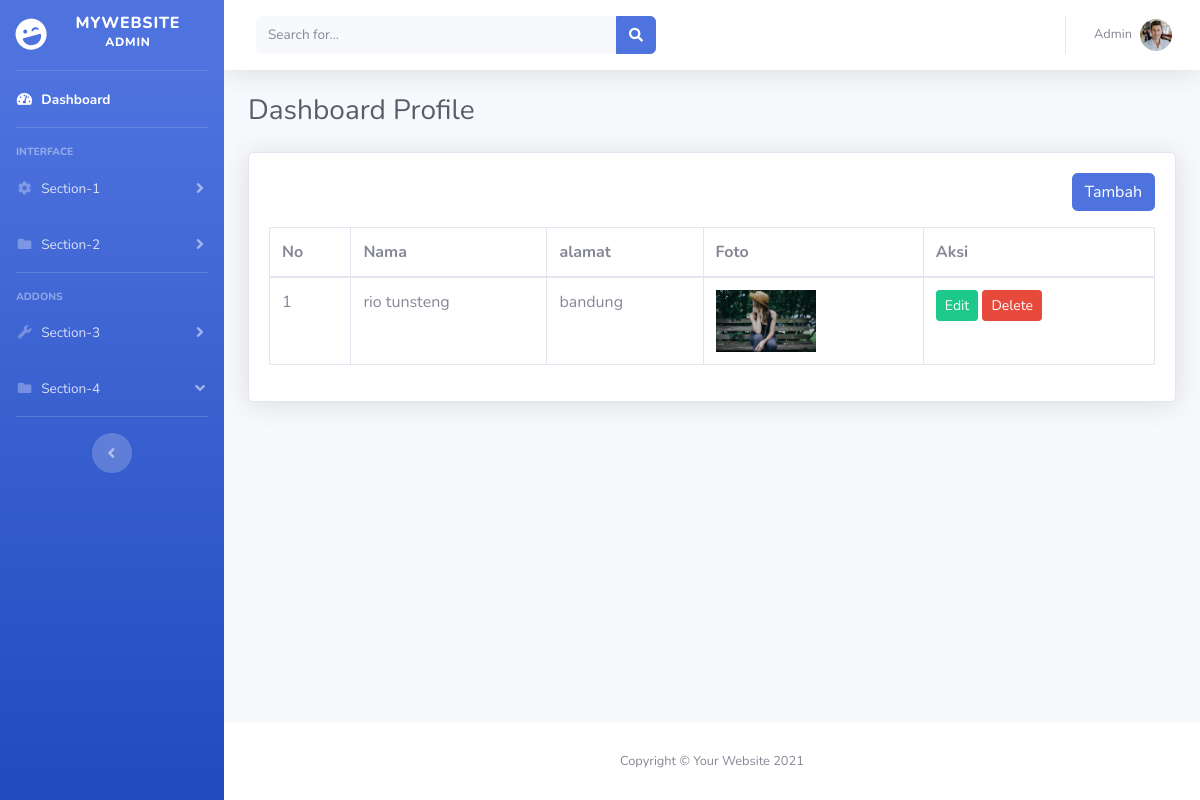
The app's page /admin/profile.php, older data.
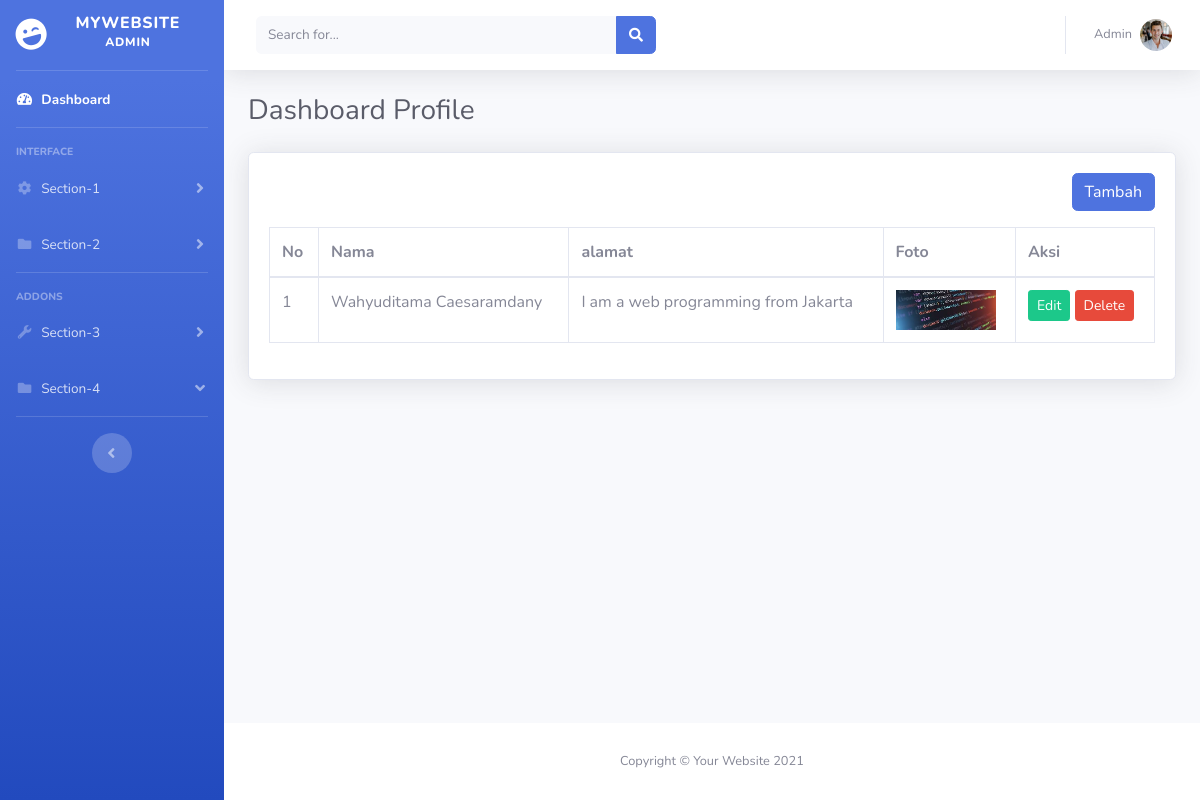
The same page, newer data.
### tables this page shows
CREATE TABLE `user` (
  `id` int(50) NOT NULL,
  `nama` varchar(50) NOT NULL,
  `alamat` varchar(50) NOT NULL,
  `foto` varchar(50) NOT NULL,
  `update_at` timestamp NOT NULL DEFAULT current_timestamp() ON UPDATE current_timestamp(),
  `create_at` timestamp NOT NULL DEFAULT current_timestamp()
);

### admin/profile.php (the view, shortened to what this page needs)
<?php
include 'database/db.php';
$query = mysqli_query($conn, "SELECT * FROM user");
?>
<!DOCTYPE html>
<html lang="en">
<head>
    <?php include 'layout/css.php' ?>
</head>
<body id="page-top">
    <div id="wrapper">
        <?php include 'layout/sidebar.php' ?>
        <div id="content-wrapper" class="d-flex flex-column">
            <div id="content">
                <?php include 'layout/navbar.php' ?>
                <div class="container-fluid">
                    <div class="d-sm-flex align-items-center justify-content-between mb-4">
                        <h1 class="h3 mb-0 text-gray-800">Dashboard Profile</h1>
                    </div>
                    <div class="card  shadow mb-4">
                        <div class="card-body">
                            <div align="right" class="mb-3">
                                <a href="tambah-profile.php" class="btn btn-primary">Tambah</a>
                            </div>
                            <div class="table-responsive">
                                <table class="table table-bordered" width="100%">
                                    <thead>
                                        <tr>
                                            <th>No</th>
                                            <th>Nama</th>
                                            <th>alamat</th>
                                            <th>Foto</th>
                                            <th>Aksi</th>
                                        </tr>
                                    </thead>
                                    <tbody>
                                        <?php $no = 1;
                                        while ($row = mysqli_fetch_assoc($query)) { ?>
                                            <tr>
                                                <td><?php echo $no++ ?></td>
                                                <td><?php echo $row['nama'] ?></td>
                                                <td><?php echo $row['alamat'] ?></td>
                                                <td>
                                                    <img width="100" src="upload/<?php echo $row['foto'] ?>" alt="">
                                                </td>
                                                <td>
                                                    <a href="tambah-profile.php?edit=<?php echo $row['id'] ?>" class="btn btn-success btn-sm">
                                                        <span class="tf-icon bx bx-pencil bx-18px ">Edit</span>
                                                    </a>
                                                    <a onclick="return confirm('Apakah anda yakin akan menghapus data ini??')"
                                                        href="profile.php?delete=<?php echo $row['id'] ?>" class="btn btn-danger btn-sm">
                                                        <span class="tf-icon bx bx-trash bx-18px ">Delete</span>
                                                    </a>
                                                </td>
                                            </tr>
                                        <?php } ?>
                                    </tbody>
                                </table>
                            </div>
                        </div>
                    </div>
                </div>
            </div>
            <?php include 'layout/footer.php' ?>
        </div>
    </div>
</body>
</html>

Row changes from the older to the newer data that the page shows:
changed user: nama "rio tunsteng" → "Wahyuditama Caesaramdany"; alamat "bandung" → "I am a web programming from Jakarta"; foto: a different picture
